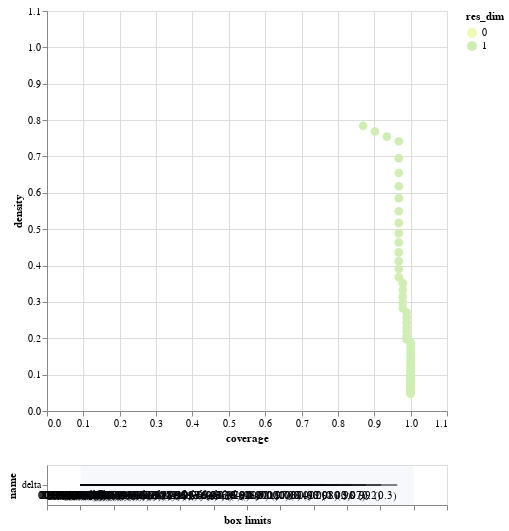

The cell this chart's notebook holds for it:
### Code cell
box.inspect_tradeoff()

### Figure 1 — Vega-Lite specification as saved in the notebook (floating-point values rounded to 4 significant figures)
{"config": {"view": {"continuousWidth": 400, "continuousHeight": 300}}, "vconcat": [{"data": {"name": "data-fa3c75ee593910a69e8aebfc9c0cb0be"}, "mark": {"type": "circle", "size": 75}, "encoding": {"color": {"type": "ordinal", "field": "res_dim", "scale": {"range": ["#eff9b6", "#d0edb3", "#97d6b9", "#5dc0c0", "#31a5c2", "#1f80b8", "#2354a3", "#21318d"]}}, "opacity": {"condition": {"value": 1, "selection": "selector001"}, "value": 0.4}, "tooltip": [{"type": "quantitative", "field": "id"}, {"type": "quantitative", "field": "coverage", "format": ".2"}, {"type": "quantitative", "field": "density", "format": ".2"}, {"type": "ordinal", "field": "res_dim"}], "x": {"type": "quantitative", "field": "coverage", "scale": {"domain": [0, 1.1]}}, "y": {"type": "quantitative", "field": "density", "scale": {"domain": [0, 1.1]}}}, "height": 400, "selection": {"selector001": {"type": "single", "fields": ["id"]}}, "width": 400}, {"layer": [{"data": {"name": "data-4a9756027d1bbb8ad1c9a6222433aff1"}, "mark": "rule", "encoding": {"x": {"type": "quantitative", "axis": {"grid": false, "labels": false, "title": "box limits"}, "field": "x_lower", "scale": {"domain": [0, 1], "padding": 0.1}}, "x2": {"field": "x_upper"}, "y": {"type": "nominal", "field": "name", "scale": {"padding": 1.0}}}, "transform": [{"calculate": "(datum.x1-datum.minimum)/(datum.maximum-datum.minimum)", "as": "x_lower"}, {"calculate": "(datum.x2-datum.minimum)/(datum.maximum-datum.minimum)", "as": "x_upper"}, {"filter": {"selection": "selector001"}}], "width": 400}, {"data": {"name": "data-4a9756027d1bbb8ad1c9a6222433aff1"}, "mark": {"type": "text", "align": "left", "baseline": "top", "dy": 5}, "encoding": {"text": {"type": "ordinal", "field": "text"}, "x": {"type": "quantitative", "axis": {"grid": false, "labels": false, "title": "box limits"}, "field": "x_lower", "scale": {"domain": [0, 1], "padding": 0.1}}, "x2": {"field": "x_upper"}, "y": {"type": "nominal", "field": "name", "scale": {"padding": 1.0}}}, "transform": [{"calculate": "(datum.x1-datum.minimum)/(datum.maximum-datum.minimum)", "as": "x_lower"}, {"calculate": "(datum.x2-datum.minimum)/(datum.maximum-datum.minimum)", "as": "x_upper"}, {"filter": {"selection": "selector001"}}, {"calculate": "datum.qp_lower>0?format(datum.x1, \".2\")+\" (\"+format(datum.qp_lower, \".1~g\")+\")\" :format(datum.x1, \".2\")", "as": "text"}], "width": 400}, {"data": {"name": "data-4a9756027d1bbb8ad1c9a6222433aff1"}, "mark": {"type": "text", "align": "right", "baseline": "top", "dy": 5}, "encoding": {"text": {"type": "ordinal", "field": "text"}, "x": {"type": "quantitative", "field": "x_upper"}, "x2": {"field": "x_upper"}, "y": {"type": "nominal", "field": "name", "scale": {"padding": 1.0}}}, "transform": [{"calculate": "(datum.x1-datum.minimum)/(datum.maximum-datum.minimum)", "as": "x_lower"}, {"calculate": "(datum.x2-datum.minimum)/(datum.maximum-datum.minimum)", "as": "x_upper"}, {"filter": {"selection": "selector001"}}, {"calculate": "datum.qp_upper>0?format(datum.x2, \".2\")+\" (\"+format(datum.qp_upper, \".1\")+\")\" :format(datum.x2, \".2\")", "as": "text"}], "width": 400}, {"data": {"name": "data-bb8d07f6df3d47a6a475317795287b23"}, "mark": {"type": "rect", "opacity": 0.05}, "encoding": {"x": {"type": "quantitative", "field": "start"}, "x2": {"field": "end"}}}, {"data": {"name": "data-d751713988987e9331980363e24189ce"}, "mark": "point", "encoding": {"x": {"type": "quantitative", "field": "x"}, "y": {"type": "nominal", "field": "name"}}, "transform": [{"filter": {"selection": "selector001"}}], "width": 400}, {"data": {"name": "data-d751713988987e9331980363e24189ce"}, "mark": {"type": "text", "align": "center", "baseline": "top", "dy": 5}, "encoding": {"text": {"type": "nominal", "field": "item"}, "x": {"type": "quantitative", "field": "x"}, "y": {"type": "nominal", "field": "name"}}, "transform": [{"filter": {"selection": "selector001"}}], "width": 400}]}], "$schema": "https://vega.github.io/schema/vega-lite/v4.8.1.json", "datasets": {"data-fa3c75ee593910a69e8aebfc9c0cb0be": [{"coverage": 1.0, "density": 0.046, "id": 0, "mass": 1.0, "mean": 0.046, "res_dim": 0}, {"coverage": 1.0, "density": 0.04842, "id": 1, "mass": 0.95, "mean": 0.04842, "res_dim": 1}, {"coverage": 1.0, "density": 0.051, "id": 2, "mass": 0.902, "mean": 0.051, "res_dim": 1}, {"coverage": 1.0, "density": 0.05374, "id": 3, "mass": 0.856, "mean": 0.05374, "res_dim": 1}, {"coverage": 1.0, "density": 0.05658, "id": 4, "mass": 0.813, "mean": 0.05658, "res_dim": 1}, {"coverage": 1.0, "density": 0.05959, "id": 5, "mass": 0.772, "mean": 0.05959, "res_dim": 1}, {"coverage": 1.0, "density": 0.06276, "id": 6, "mass": 0.733, "mean": 0.06276, "res_dim": 1}, {"coverage": 1.0, "density": 0.06609, "id": 7, "mass": 0.696, "mean": 0.06609, "res_dim": 1}, {"coverage": 1.0, "density": 0.06959, "id": 8, "mass": 0.661, "mean": 0.06959, "res_dim": 1}, {"coverage": 1.0, "density": 0.07337, "id": 9, "mass": 0.627, "mean": 0.07337, "res_dim": 1}, {"coverage": 1.0, "density": 0.07731, "id": 10, "mass": 0.595, "mean": 0.07731, "res_dim": 1}, {"coverage": 1.0, "density": 0.08142, "id": 11, "mass": 0.565, "mean": 0.08142, "res_dim": 1}, {"coverage": 1.0, "density": 0.08582, "id": 12, "mass": 0.536, "mean": 0.08582, "res_dim": 1}, {"coverage": 1.0, "density": 0.09037, "id": 13, "mass": 0.509, "mean": 0.09037, "res_dim": 1}, {"coverage": 1.0, "density": 0.09524, "id": 14, "mass": 0.483, "mean": 0.09524, "res_dim": 1}, {"coverage": 1.0, "density": 0.1004, "id": 15, "mass": 0.458, "mean": 0.1004, "res_dim": 1}, {"coverage": 1.0, "density": 0.1057, "id": 16, "mass": 0.435, "mean": 0.1057, "res_dim": 1}, {"coverage": 1.0, "density": 0.1114, "id": 17, "mass": 0.413, "mean": 0.1114, "res_dim": 1}, {"coverage": 1.0, "density": 0.1173, "id": 18, "mass": 0.392, "mean": 0.1173, "res_dim": 1}, {"coverage": 1.0, "density": 0.1237, "id": 19, "mass": 0.372, "mean": 0.1237, "res_dim": 1}, {"coverage": 1.0, "density": 0.1303, "id": 20, "mass": 0.353, "mean": 0.1303, "res_dim": 1}, {"coverage": 1.0, "density": 0.1373, "id": 21, "mass": 0.335, "mean": 0.1373, "res_dim": 1}, {"coverage": 1.0, "density": 0.1447, "id": 22, "mass": 0.318, "mean": 0.1447, "res_dim": 1}, {"coverage": 1.0, "density": 0.1523, "id": 23, "mass": 0.302, "mean": 0.1523, "res_dim": 1}, {"coverage": 1.0, "density": 0.1608, "id": 24, "mass": 0.286, "mean": 0.1608, "res_dim": 1}, {"coverage": 1.0, "density": 0.1697, "id": 25, "mass": 0.271, "mean": 0.1697, "res_dim": 1}, {"coverage": 1.0, "density": 0.179, "id": 26, "mass": 0.257, "mean": 0.179, "res_dim": 1}, {"coverage": 1.0, "density": 0.1885, "id": 27, "mass": 0.244, "mean": 0.1885, "res_dim": 1}, {"coverage": 0.9891, "density": 0.197, "id": 28, "mass": 0.231, "mean": 0.197, "res_dim": 1}, {"coverage": 0.9891, "density": 0.2078, "id": 29, "mass": 0.219, "mean": 0.2078, "res_dim": 1}, {"coverage": 0.9891, "density": 0.2188, "id": 30, "mass": 0.208, "mean": 0.2188, "res_dim": 1}, {"coverage": 0.9891, "density": 0.231, "id": 31, "mass": 0.197, "mean": 0.231, "res_dim": 1}, {"coverage": 0.9891, "density": 0.2433, "id": 32, "mass": 0.187, "mean": 0.2433, "res_dim": 1}, {"coverage": 0.9891, "density": 0.2571, "id": 33, "mass": 0.177, "mean": 0.2571, "res_dim": 1}, {"coverage": 0.9891, "density": 0.2708, "id": 34, "mass": 0.168, "mean": 0.2708, "res_dim": 1}, {"coverage": 0.9783, "density": 0.283, "id": 35, "mass": 0.159, "mean": 0.283, "res_dim": 1}, {"coverage": 0.9783, "density": 0.298, "id": 36, "mass": 0.151, "mean": 0.298, "res_dim": 1}, {"coverage": 0.9783, "density": 0.3147, "id": 37, "mass": 0.143, "mean": 0.3147, "res_dim": 1}, {"coverage": 0.9783, "density": 0.3333, "id": 38, "mass": 0.135, "mean": 0.3333, "res_dim": 1}, {"coverage": 0.9783, "density": 0.3516, "id": 39, "mass": 0.128, "mean": 0.3516, "res_dim": 1}, {"coverage": 0.9674, "density": 0.3678, "id": 40, "mass": 0.121, "mean": 0.3678, "res_dim": 1}, {"coverage": 0.9674, "density": 0.3904, "id": 41, "mass": 0.114, "mean": 0.3904, "res_dim": 1}, {"coverage": 0.9674, "density": 0.412, "id": 42, "mass": 0.108, "mean": 0.412, "res_dim": 1}, {"coverage": 0.9674, "density": 0.4363, "id": 43, "mass": 0.102, "mean": 0.4363, "res_dim": 1}, {"coverage": 0.9674, "density": 0.4635, "id": 44, "mass": 0.096, "mean": 0.4635, "res_dim": 1}, {"coverage": 0.9674, "density": 0.489, "id": 45, "mass": 0.091, "mean": 0.489, "res_dim": 1}, {"coverage": 0.9674, "density": 0.5174, "id": 46, "mass": 0.086, "mean": 0.5174, "res_dim": 1}, {"coverage": 0.9674, "density": 0.5494, "id": 47, "mass": 0.081, "mean": 0.5494, "res_dim": 1}, {"coverage": 0.9674, "density": 0.5855, "id": 48, "mass": 0.076, "mean": 0.5855, "res_dim": 1}, {"coverage": 0.9674, "density": 0.6181, "id": 49, "mass": 0.072, "mean": 0.6181, "res_dim": 1}, {"coverage": 0.9674, "density": 0.6544, "id": 50, "mass": 0.068, "mean": 0.6544, "res_dim": 1}, {"coverage": 0.9674, "density": 0.6953, "id": 51, "mass": 0.064, "mean": 0.6953, "res_dim": 1}, {"coverage": 0.9674, "density": 0.7417, "id": 52, "mass": 0.06, "mean": 0.7417, "res_dim": 1}, {"coverage": 0.9348, "density": 0.7544, "id": 53, "mass": 0.057, "mean": 0.7544, "res_dim": 1}, {"coverage": 0.9022, "density": 0.7685, "id": 54, "mass": 0.054, "mean": 0.7685, "res_dim": 1}, {"coverage": 0.8696, "density": 0.7843, "id": 55, "mass": 0.051, "mean": 0.7843, "res_dim": 1}], "data-4a9756027d1bbb8ad1c9a6222433aff1": [{"x1": 0.93, "x2": 0.987, "name": "delta", "id": 1, "minimum": 0.93, "maximum": 0.99, "qp_lower": -1.0, "qp_upper": 0.322}, {"x1": 0.93, "x2": 0.9841, "name": "delta", "id": 2, "minimum": 0.93, "maximum": 0.99, "qp_lower": -1.0, "qp_upper": 0.1688}, {"x1": 0.93, "x2": 0.9814, "name": "delta", "id": 3, "minimum": 0.93, "maximum": 0.99, "qp_lower": -1.0, "qp_upper": 0.0732}, {"x1": 0.93, "x2": 0.9788, "name": "delta", "id": 4, "minimum": 0.93, "maximum": 0.99, "qp_lower": -1.0, "qp_upper": 0.02677}, {"x1": 0.93, "x2": 0.9763, "name": "delta", "id": 5, "minimum": 0.93, "maximum": 0.99, "qp_lower": -1.0, "qp_upper": 0.008125}, {"x1": 0.93, "x2": 0.974, "name": "delta", "id": 6, "minimum": 0.93, "maximum": 0.99, "qp_lower": -1.0, "qp_upper": 0.002055}, {"x1": 0.93, "x2": 0.9718, "name": "delta", "id": 7, "minimum": 0.93, "maximum": 0.99, "qp_lower": -1.0, "qp_upper": 0.0004365}, {"x1": 0.93, "x2": 0.9697, "name": "delta", "id": 8, "minimum": 0.93, "maximum": 0.99, "qp_lower": -1.0, "qp_upper": 7.875e-05}, {"x1": 0.93, "x2": 0.9676, "name": "delta", "id": 9, "minimum": 0.93, "maximum": 0.99, "qp_lower": -1.0, "qp_upper": 1.152e-05}, {"x1": 0.93, "x2": 0.9657, "name": "delta", "id": 10, "minimum": 0.93, "maximum": 0.99, "qp_lower": -1.0, "qp_upper": 1.455e-06}, {"x1": 0.93, "x2": 0.9639, "name": "delta", "id": 11, "minimum": 0.93, "maximum": 0.99, "qp_lower": -1.0, "qp_upper": 1.616e-07}, {"x1": 0.93, "x2": 0.9622, "name": "delta", "id": 12, "minimum": 0.93, "maximum": 0.99, "qp_lower": -1.0, "qp_upper": 1.483e-08}, {"x1": 0.93, "x2": 0.9606, "name": "delta", "id": 13, "minimum": 0.93, "maximum": 0.99, "qp_lower": -1.0, "qp_upper": 1.235e-09}, {"x1": 0.93, "x2": 0.959, "name": "delta", "id": 14, "minimum": 0.93, "maximum": 0.99, "qp_lower": -1.0, "qp_upper": 8.641e-11}, {"x1": 0.93, "x2": 0.9575, "name": "delta", "id": 15, "minimum": 0.93, "maximum": 0.99, "qp_lower": -1.0, "qp_upper": 5.084e-12}, {"x1": 0.93, "x2": 0.9561, "name": "delta", "id": 16, "minimum": 0.93, "maximum": 0.99, "qp_lower": -1.0, "qp_upper": 2.874e-13}, {"x1": 0.93, "x2": 0.9548, "name": "delta", "id": 17, "minimum": 0.93, "maximum": 0.99, "qp_lower": -1.0, "qp_upper": 1.408e-14}, {"x1": 0.93, "x2": 0.9535, "name": "delta", "id": 18, "minimum": 0.93, "maximum": 0.99, "qp_lower": -1.0, "qp_upper": 6.029e-16}, {"x1": 0.93, "x2": 0.9523, "name": "delta", "id": 19, "minimum": 0.93, "maximum": 0.99, "qp_lower": -1.0, "qp_upper": 2.274e-17}, {"x1": 0.93, "x2": 0.9512, "name": "delta", "id": 20, "minimum": 0.93, "maximum": 0.99, "qp_lower": -1.0, "qp_upper": 7.637e-19}, {"x1": 0.93, "x2": 0.9501, "name": "delta", "id": 21, "minimum": 0.93, "maximum": 0.99, "qp_lower": -1.0, "qp_upper": 2.315e-20}, {"x1": 0.93, "x2": 0.9491, "name": "delta", "id": 22, "minimum": 0.93, "maximum": 0.99, "qp_lower": -1.0, "qp_upper": 6.429e-22}, {"x1": 0.93, "x2": 0.9481, "name": "delta", "id": 23, "minimum": 0.93, "maximum": 0.99, "qp_lower": -1.0, "qp_upper": 1.667e-23}, {"x1": 0.93, "x2": 0.9472, "name": "delta", "id": 24, "minimum": 0.93, "maximum": 0.99, "qp_lower": -1.0, "qp_upper": 3.188e-25}, {"x1": 0.93, "x2": 0.9463, "name": "delta", "id": 25, "minimum": 0.93, "maximum": 0.99, "qp_lower": -1.0, "qp_upper": 5.726e-27}, {"x1": 0.93, "x2": 0.9454, "name": "delta", "id": 26, "minimum": 0.93, "maximum": 0.99, "qp_lower": -1.0, "qp_upper": 9.91e-29}, {"x1": 0.93, "x2": 0.9446, "name": "delta", "id": 27, "minimum": 0.93, "maximum": 0.99, "qp_lower": -1.0, "qp_upper": 1.704e-30}, {"x1": 0.93, "x2": 0.9439, "name": "delta", "id": 28, "minimum": 0.93, "maximum": 0.99, "qp_lower": -1.0, "qp_upper": 1.096e-31}, {"x1": 0.93, "x2": 0.9431, "name": "delta", "id": 29, "minimum": 0.93, "maximum": 0.99, "qp_lower": -1.0, "qp_upper": 1.483e-33}, {"x1": 0.93, "x2": 0.9425, "name": "delta", "id": 30, "minimum": 0.93, "maximum": 0.99, "qp_lower": -1.0, "qp_upper": 2.126e-35}, {"x1": 0.93, "x2": 0.9418, "name": "delta", "id": 31, "minimum": 0.93, "maximum": 0.99, "qp_lower": -1.0, "qp_upper": 2.201e-37}, {"x1": 0.93, "x2": 0.9412, "name": "delta", "id": 32, "minimum": 0.93, "maximum": 0.99, "qp_lower": -1.0, "qp_upper": 2.511e-39}, {"x1": 0.93, "x2": 0.9406, "name": "delta", "id": 33, "minimum": 0.93, "maximum": 0.99, "qp_lower": -1.0, "qp_upper": 2.032e-41}, {"x1": 0.93, "x2": 0.9401, "name": "delta", "id": 34, "minimum": 0.93, "maximum": 0.99, "qp_lower": -1.0, "qp_upper": 1.91e-43}, {"x1": 0.93, "x2": 0.9395, "name": "delta", "id": 35, "minimum": 0.93, "maximum": 0.99, "qp_lower": -1.0, "qp_upper": 1.041e-44}, {"x1": 0.93, "x2": 0.9391, "name": "delta", "id": 36, "minimum": 0.93, "maximum": 0.99, "qp_lower": -1.0, "qp_upper": 9.148e-47}, {"x1": 0.93, "x2": 0.9386, "name": "delta", "id": 37, "minimum": 0.93, "maximum": 0.99, "qp_lower": -1.0, "qp_upper": 5.614e-49}, {"x1": 0.93, "x2": 0.9381, "name": "delta", "id": 38, "minimum": 0.93, "maximum": 0.99, "qp_lower": -1.0, "qp_upper": 2.286e-51}, {"x1": 0.93, "x2": 0.9377, "name": "delta", "id": 39, "minimum": 0.93, "maximum": 0.99, "qp_lower": -1.0, "qp_upper": 1.259e-53}, {"x1": 0.93, "x2": 0.9373, "name": "delta", "id": 40, "minimum": 0.93, "maximum": 0.99, "qp_lower": -1.0, "qp_upper": 5.604e-55}, {"x1": 0.93, "x2": 0.9368, "name": "delta", "id": 41, "minimum": 0.93, "maximum": 0.99, "qp_lower": -1.0, "qp_upper": 1.392e-57}, {"x1": 0.93, "x2": 0.9365, "name": "delta", "id": 42, "minimum": 0.93, "maximum": 0.99, "qp_lower": -1.0, "qp_upper": 5.283e-60}, {"x1": 0.93, "x2": 0.9361, "name": "delta", "id": 43, "minimum": 0.93, "maximum": 0.99, "qp_lower": -1.0, "qp_upper": 1.258e-62}, {"x1": 0.93, "x2": 0.9358, "name": "delta", "id": 44, "minimum": 0.93, "maximum": 0.99, "qp_lower": -1.0, "qp_upper": 1.739e-65}, {"x1": 0.93, "x2": 0.9355, "name": "delta", "id": 45, "minimum": 0.93, "maximum": 0.99, "qp_lower": -1.0, "qp_upper": 4.42e-68}, {"x1": 0.93, "x2": 0.9352, "name": "delta", "id": 46, "minimum": 0.93, "maximum": 0.99, "qp_lower": -1.0, "qp_upper": 6.656e-71}, {"x1": 0.93, "x2": 0.9348, "name": "delta", "id": 47, "minimum": 0.93, "maximum": 0.99, "qp_lower": -1.0, "qp_upper": 5.39e-74}, {"x1": 0.93, "x2": 0.9346, "name": "delta", "id": 48, "minimum": 0.93, "maximum": 0.99, "qp_lower": -1.0, "qp_upper": 2.064e-77}, {"x1": 0.93, "x2": 0.9343, "name": "delta", "id": 49, "minimum": 0.93, "maximum": 0.99, "qp_lower": -1.0, "qp_upper": 1.979e-80}, {"x1": 0.93, "x2": 0.9341, "name": "delta", "id": 50, "minimum": 0.93, "maximum": 0.99, "qp_lower": -1.0, "qp_upper": 9.296e-84}, {"x1": 0.93, "x2": 0.9338, "name": "delta", "id": 51, "minimum": 0.93, "maximum": 0.99, "qp_lower": -1.0, "qp_upper": 1.803e-87}, {"x1": 0.93, "x2": 0.9336, "name": "delta", "id": 52, "minimum": 0.93, "maximum": 0.99, "qp_lower": -1.0, "qp_upper": 1.126e-91}, {"x1": 0.93, "x2": 0.9334, "name": "delta", "id": 53, "minimum": 0.93, "maximum": 0.99, "qp_lower": -1.0, "qp_upper": 9.296e-90}, {"x1": 0.93, "x2": 0.9332, "name": "delta", "id": 54, "minimum": 0.93, "maximum": 0.99, "qp_lower": -1.0, "qp_upper": 6.906e-88}, {"x1": 0.93, "x2": 0.9331, "name": "delta", "id": 55, "minimum": 0.93, "maximum": 0.99, "qp_lower": -1.0, "qp_upper": 4.507e-86}], "data-bb8d07f6df3d47a6a475317795287b23": [{"start": 0, "end": 1}], "data-d751713988987e9331980363e24189ce": []}}
